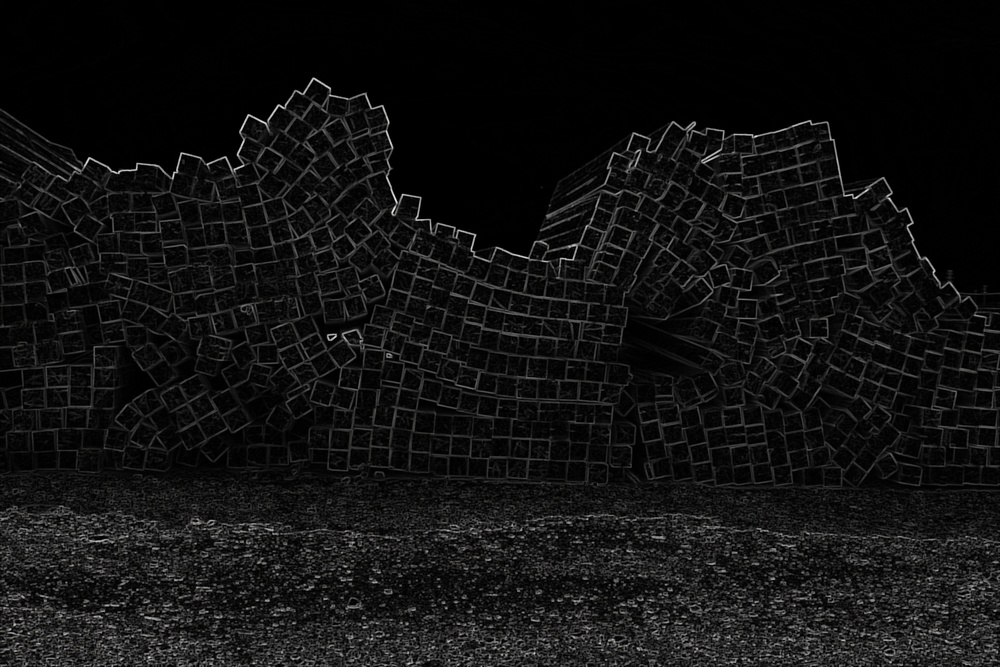
#> input picture gradient_image1.jpg, 1000 x 667 px, shrunk from 5760 x 3840 before the run
$ python plot_image.py
#> lines starting #> are read from the running program, lines starting #| are printed output that depends on the picture
# _*_ coding: utf-8 _*_
__author__ = 'LelandYan'
__date__ = '2019/5/18 22:04'

import matplotlib.pyplot as plt
import cv2

img = cv2.imread("gradient_image1.jpg")
#> img is the input picture: shape (667, 1000, 3); mean B, G, R 17.7, 17.8, 17.8
img = img[:,:,0]
#> img: shape (667, 1000)
plt.figure('hist_plot')
arr = img.flatten()
plt.hist(arr,256)
plt.show()
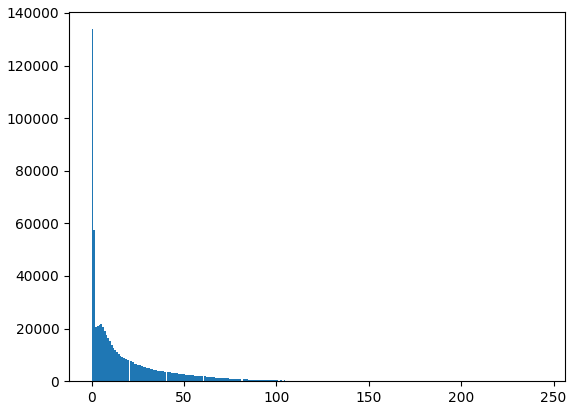
#> figure drawn by matplotlib, 1 panel; tallest bar 133801 high, from x = 0 to 0.953

$ run again, with 2222.jpg copied over gradient_image1.jpg
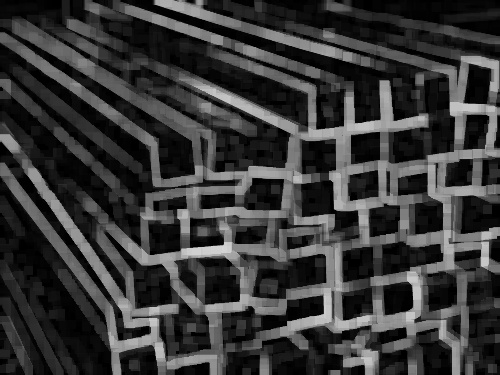
#> input picture 2222.jpg, 500 x 375 px
#> img is the input picture: shape (375, 500, 3); min 0, max 215, mean 55.8
#> img: shape (375, 500)
#> `plt.show()`:
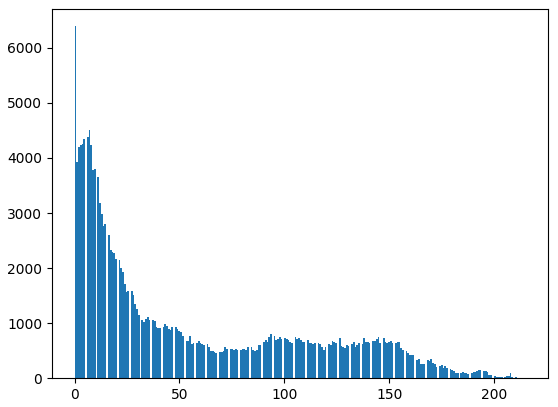
#> figure drawn by matplotlib, 1 panel; tallest bar 6394 high, from x = 0 to 0.84
